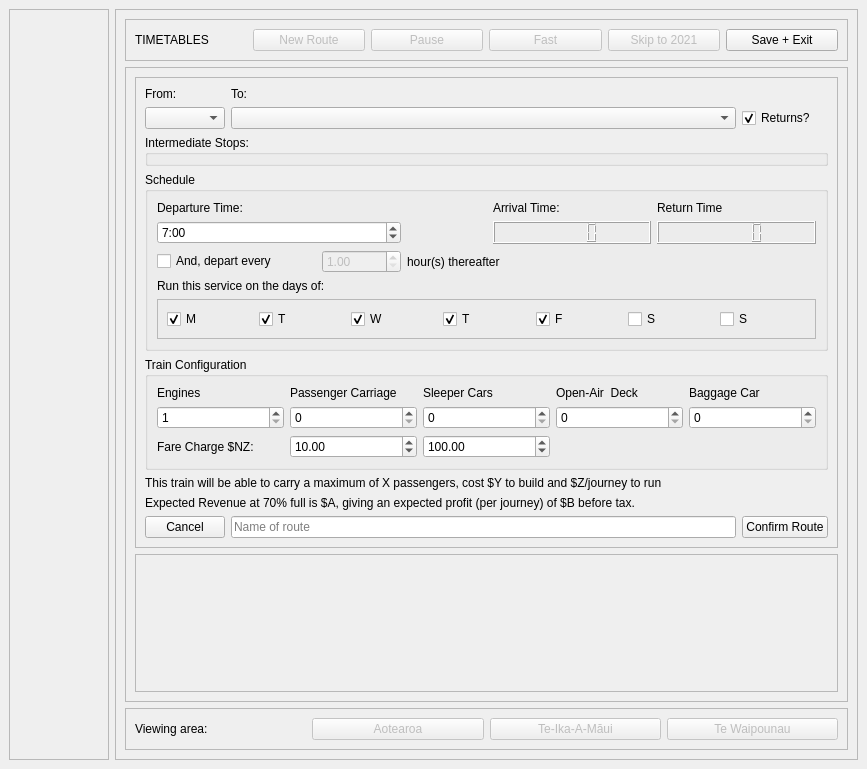
<?xml version="1.0" encoding="UTF-8"?>
<ui version="4.0">
 <class>MainWindow</class>
 <widget class="QMainWindow" name="MainWindow">
  <property name="geometry">
   <rect>
    <x>0</x>
    <y>0</y>
    <width>867</width>
    <height>769</height>
   </rect>
  </property>
  <property name="windowTitle">
   <string>TIMETABLES</string>
  </property>
  <widget class="QWidget" name="centralwidget">
   <property name="layoutDirection">
    <enum>Qt::LeftToRight</enum>
   </property>
   <layout class="QHBoxLayout" name="horizontalLayout">
    <item>
     <widget class="QFrame" name="frm_map">
      <property name="minimumSize">
       <size>
        <width>100</width>
        <height>100</height>
       </size>
      </property>
      <property name="frameShape">
       <enum>QFrame::StyledPanel</enum>
      </property>
      <property name="frameShadow">
       <enum>QFrame::Raised</enum>
      </property>
     </widget>
    </item>
    <item>
     <widget class="QFrame" name="frm_control">
      <property name="frameShape">
       <enum>QFrame::StyledPanel</enum>
      </property>
      <property name="frameShadow">
       <enum>QFrame::Raised</enum>
      </property>
      <layout class="QVBoxLayout" name="verticalLayout">
       <item>
        <widget class="QFrame" name="frame_2">
         <property name="frameShape">
          <enum>QFrame::StyledPanel</enum>
         </property>
         <property name="frameShadow">
          <enum>QFrame::Raised</enum>
         </property>
         <layout class="QHBoxLayout" name="horizontalLayout_2">
          <item>
           <widget class="QLabel" name="label">
            <property name="text">
             <string>TIMETABLES</string>
            </property>
           </widget>
          </item>
          <item>
           <widget class="QPushButton" name="btn_new_route">
            <property name="enabled">
             <bool>false</bool>
            </property>
            <property name="text">
             <string>New Route</string>
            </property>
            <property name="checkable">
             <bool>true</bool>
            </property>
           </widget>
          </item>
          <item>
           <widget class="QPushButton" name="btn_pause">
            <property name="enabled">
             <bool>false</bool>
            </property>
            <property name="text">
             <string>Pause</string>
            </property>
            <property name="checkable">
             <bool>true</bool>
            </property>
            <property name="checked">
             <bool>false</bool>
            </property>
           </widget>
          </item>
          <item>
           <widget class="QPushButton" name="btn_toggle_speed">
            <property name="enabled">
             <bool>false</bool>
            </property>
            <property name="text">
             <string>Fast</string>
            </property>
            <property name="checkable">
             <bool>true</bool>
            </property>
            <property name="checked">
             <bool>false</bool>
            </property>
            <property name="default">
             <bool>false</bool>
            </property>
            <property name="flat">
             <bool>false</bool>
            </property>
           </widget>
          </item>
          <item>
           <widget class="QPushButton" name="btn_skip_year">
            <property name="enabled">
             <bool>false</bool>
            </property>
            <property name="text">
             <string>Skip to 2021</string>
            </property>
           </widget>
          </item>
          <item>
           <widget class="QPushButton" name="btn_exit">
            <property name="text">
             <string>Save + Exit</string>
            </property>
           </widget>
          </item>
         </layout>
        </widget>
       </item>
       <item>
        <widget class="QFrame" name="frame">
         <property name="frameShape">
          <enum>QFrame::StyledPanel</enum>
         </property>
         <property name="frameShadow">
          <enum>QFrame::Raised</enum>
         </property>
         <layout class="QVBoxLayout" name="verticalLayout_2">
          <item>
           <widget class="QFrame" name="frm_new_route">
            <property name="frameShape">
             <enum>QFrame::StyledPanel</enum>
            </property>
            <property name="frameShadow">
             <enum>QFrame::Raised</enum>
            </property>
            <layout class="QGridLayout" name="gridLayout">
             <item row="4" column="0" colspan="3">
              <widget class="QGroupBox" name="groupBox_2">
               <property name="title">
                <string>Train Configuration</string>
               </property>
               <layout class="QGridLayout" name="gridLayout_4">
                <item row="1" column="4">
                 <widget class="QSpinBox" name="sb_baggage"/>
                </item>
                <item row="0" column="1">
                 <widget class="QLabel" name="lbl_passenger_car">
                  <property name="toolTip">
                   <string>&lt;html&gt;&lt;head/&gt;&lt;body&gt;&lt;p&gt;&lt;span style=&quot; font-weight:600;&quot;&gt;Passenger Cars&lt;/span&gt; contain seating for passengers. They can carry up to 50 passengers.&lt;/p&gt;&lt;/body&gt;&lt;/html&gt;</string>
                  </property>
                  <property name="text">
                   <string>Passenger Carriage</string>
                  </property>
                 </widget>
                </item>
                <item row="1" column="2">
                 <widget class="QSpinBox" name="sb_sleeper_car"/>
                </item>
                <item row="2" column="1">
                 <widget class="QDoubleSpinBox" name="dsb_seat_fare">
                  <property name="maximum">
                   <double>999.899999999999977</double>
                  </property>
                  <property name="singleStep">
                   <double>1.000000000000000</double>
                  </property>
                  <property name="value">
                   <double>10.000000000000000</double>
                  </property>
                 </widget>
                </item>
                <item row="1" column="0">
                 <widget class="QSpinBox" name="sb_engines">
                  <property name="minimum">
                   <number>1</number>
                  </property>
                  <property name="maximum">
                   <number>2</number>
                  </property>
                 </widget>
                </item>
                <item row="1" column="3">
                 <widget class="QSpinBox" name="sb_open_air"/>
                </item>
                <item row="1" column="1">
                 <widget class="QSpinBox" name="sb_passenger_car"/>
                </item>
                <item row="0" column="4">
                 <widget class="QLabel" name="lbl_baggage">
                  <property name="toolTip">
                   <string>&lt;html&gt;&lt;head/&gt;&lt;body&gt;&lt;p&gt;&lt;span style=&quot; font-weight:600;&quot;&gt;Baggage cars&lt;/span&gt; carry your passenger's baggage. They are not required but if they are not used, passenger will only be able to take a carry on bag, which some potential passengers may find off-putting.&lt;/p&gt;&lt;/body&gt;&lt;/html&gt;</string>
                  </property>
                  <property name="text">
                   <string>Baggage Car</string>
                  </property>
                 </widget>
                </item>
                <item row="0" column="0">
                 <widget class="QLabel" name="lbl_engine">
                  <property name="toolTip">
                   <string>&lt;html&gt;&lt;head/&gt;&lt;body&gt;&lt;p&gt;&lt;span style=&quot; font-weight:600;&quot;&gt;Engines&lt;/span&gt; do the machinal work of pulling your train. Engines can pull up to &lt;span style=&quot; font-weight:600;&quot;&gt;10 cars&lt;/span&gt; (of any type.) They &lt;span style=&quot; font-weight:600;&quot;&gt;cost $X each up front + $Y/yr of maintaince&lt;/span&gt; and &lt;span style=&quot; font-weight:600;&quot;&gt;cannot carry passengers&lt;/span&gt;. At least 1 engine is require, or your train can't go anywhere.&lt;/p&gt;&lt;/body&gt;&lt;/html&gt;</string>
                  </property>
                  <property name="text">
                   <string>Engines</string>
                  </property>
                 </widget>
                </item>
                <item row="2" column="0">
                 <widget class="QLabel" name="label_15">
                  <property name="toolTip">
                   <string>&lt;html&gt;&lt;head/&gt;&lt;body&gt;&lt;p&gt;What price will you charge for the service? The price you set will be charged to anyone going between the first and last stations. If passengers go to other stations, the price they pay will be scaled based on how many stations they travel past before disembarking.&lt;/p&gt;&lt;/body&gt;&lt;/html&gt;</string>
                  </property>
                  <property name="text">
                   <string>Fare Charge $NZ:</string>
                  </property>
                 </widget>
                </item>
                <item row="0" column="3">
                 <widget class="QLabel" name="lbl_open_air">
                  <property name="toolTip">
                   <string>&lt;html&gt;&lt;head/&gt;&lt;body&gt;&lt;p&gt;&lt;span style=&quot; font-weight:600;&quot;&gt;Open-air viewing decks&lt;/span&gt; are popular attractions on tourist trains. Passengers are able to leave their seat and enjoy the scenary. &lt;span style=&quot; font-weight:600;&quot;&gt;They do not provide any extra capacity&lt;/span&gt; as all passengers must also have a seat (or bed), but will attract tourists to your train, who are generally willing to pay a higher ticket price. &lt;/p&gt;&lt;/body&gt;&lt;/html&gt;</string>
                  </property>
                  <property name="text">
                   <string>Open-Air  Deck</string>
                  </property>
                 </widget>
                </item>
                <item row="2" column="2">
                 <widget class="QDoubleSpinBox" name="dsb_sleeper_fare">
                  <property name="maximum">
                   <double>999.899999999999977</double>
                  </property>
                  <property name="value">
                   <double>100.000000000000000</double>
                  </property>
                 </widget>
                </item>
                <item row="0" column="2">
                 <widget class="QLabel" name="lbl_sleeper">
                  <property name="toolTip">
                   <string>&lt;html&gt;&lt;head/&gt;&lt;body&gt;&lt;p&gt;&lt;span style=&quot; font-weight:600;&quot;&gt;Sleeper Cars&lt;/span&gt; are divided into small rooms with beds for passengers to sleep on. They are especially popular to long-distance over-night trips, were staying in a seat too long would be unconfortable. Each car can carry &lt;span style=&quot; font-weight:600;&quot;&gt;16 sleeping passengers.&lt;/span&gt;&lt;/p&gt;&lt;/body&gt;&lt;/html&gt;</string>
                  </property>
                  <property name="text">
                   <string>Sleeper Cars</string>
                  </property>
                 </widget>
                </item>
               </layout>
              </widget>
             </item>
             <item row="6" column="0" colspan="3">
              <widget class="QLabel" name="lbl_feedback_2">
               <property name="text">
                <string>&lt;html&gt;&lt;head/&gt;&lt;body&gt;&lt;p&gt;Expected Revenue at 70% full is $A, giving an expected profit (per journey) of $B before tax.&lt;/p&gt;&lt;/body&gt;&lt;/html&gt;</string>
               </property>
              </widget>
             </item>
             <item row="7" column="0">
              <widget class="QPushButton" name="btn_cancel">
               <property name="text">
                <string>Cancel</string>
               </property>
              </widget>
             </item>
             <item row="5" column="0" colspan="3">
              <widget class="QLabel" name="lbl_feedback_1">
               <property name="text">
                <string>This train will be able to carry a maximum of X passengers, cost $Y to build and $Z/journey to run</string>
               </property>
              </widget>
             </item>
             <item row="0" column="0">
              <widget class="QLabel" name="label_2">
               <property name="text">
                <string>From:</string>
               </property>
              </widget>
             </item>
             <item row="1" column="0">
              <widget class="QComboBox" name="cmb_from"/>
             </item>
             <item row="0" column="1">
              <widget class="QLabel" name="label_3">
               <property name="text">
                <string>To:</string>
               </property>
              </widget>
             </item>
             <item row="2" column="0" colspan="3">
              <widget class="QGroupBox" name="frm_intermediate_stops">
               <property name="title">
                <string>Intermediate Stops:</string>
               </property>
              </widget>
             </item>
             <item row="1" column="1">
              <widget class="QComboBox" name="cmb_to"/>
             </item>
             <item row="7" column="2">
              <widget class="QPushButton" name="btn_confirm">
               <property name="text">
                <string>Confirm Route</string>
               </property>
              </widget>
             </item>
             <item row="1" column="2">
              <widget class="QCheckBox" name="ckb_return">
               <property name="text">
                <string>Returns?</string>
               </property>
               <property name="checked">
                <bool>true</bool>
               </property>
              </widget>
             </item>
             <item row="3" column="0" colspan="3">
              <widget class="QGroupBox" name="groupBox">
               <property name="title">
                <string>Schedule</string>
               </property>
               <layout class="QGridLayout" name="gridLayout_2">
                <item row="2" column="0" colspan="2">
                 <widget class="QCheckBox" name="ckb_run_every_x_hour">
                  <property name="text">
                   <string>And, depart every</string>
                  </property>
                 </widget>
                </item>
                <item row="0" column="6" colspan="2">
                 <widget class="QLabel" name="lbl_return_time">
                  <property name="enabled">
                   <bool>true</bool>
                  </property>
                  <property name="text">
                   <string>Return Time</string>
                  </property>
                 </widget>
                </item>
                <item row="1" column="0" colspan="3">
                 <widget class="QTimeEdit" name="departure_time_edit">
                  <property name="displayFormat">
                   <string>H:mm</string>
                  </property>
                  <property name="time">
                   <time>
                    <hour>7</hour>
                    <minute>0</minute>
                    <second>0</second>
                   </time>
                  </property>
                 </widget>
                </item>
                <item row="2" column="2">
                 <widget class="QDoubleSpinBox" name="dbl_run_every_x_hour">
                  <property name="enabled">
                   <bool>false</bool>
                  </property>
                  <property name="minimum">
                   <double>1.000000000000000</double>
                  </property>
                  <property name="maximum">
                   <double>12.000000000000000</double>
                  </property>
                 </widget>
                </item>
                <item row="0" column="0" colspan="3">
                 <widget class="QLabel" name="label_11">
                  <property name="text">
                   <string>Departure Time:</string>
                  </property>
                 </widget>
                </item>
                <item row="0" column="4" colspan="2">
                 <widget class="QLabel" name="label_12">
                  <property name="text">
                   <string>Arrival Time:</string>
                  </property>
                 </widget>
                </item>
                <item row="1" column="4" colspan="2">
                 <widget class="QLCDNumber" name="lcd_arrival_time"/>
                </item>
                <item row="1" column="6" colspan="2">
                 <widget class="QLCDNumber" name="lcd_return_time">
                  <property name="enabled">
                   <bool>true</bool>
                  </property>
                 </widget>
                </item>
                <item row="4" column="0" colspan="8">
                 <widget class="QFrame" name="frame_3">
                  <property name="frameShape">
                   <enum>QFrame::StyledPanel</enum>
                  </property>
                  <property name="frameShadow">
                   <enum>QFrame::Raised</enum>
                  </property>
                  <layout class="QGridLayout" name="gridLayout_3">
                   <item row="0" column="0">
                    <widget class="QCheckBox" name="ckb_mon">
                     <property name="text">
                      <string>M</string>
                     </property>
                     <property name="checked">
                      <bool>true</bool>
                     </property>
                    </widget>
                   </item>
                   <item row="0" column="1">
                    <widget class="QCheckBox" name="ckb_tue">
                     <property name="text">
                      <string>T</string>
                     </property>
                     <property name="checked">
                      <bool>true</bool>
                     </property>
                    </widget>
                   </item>
                   <item row="0" column="5">
                    <widget class="QCheckBox" name="ckb_sat">
                     <property name="text">
                      <string>S</string>
                     </property>
                    </widget>
                   </item>
                   <item row="0" column="2">
                    <widget class="QCheckBox" name="ckb_wed">
                     <property name="text">
                      <string>W</string>
                     </property>
                     <property name="checked">
                      <bool>true</bool>
                     </property>
                    </widget>
                   </item>
                   <item row="0" column="3">
                    <widget class="QCheckBox" name="ckb_thu">
                     <property name="text">
                      <string>T</string>
                     </property>
                     <property name="checked">
                      <bool>true</bool>
                     </property>
                    </widget>
                   </item>
                   <item row="0" column="4">
                    <widget class="QCheckBox" name="ckb_fri">
                     <property name="text">
                      <string>F</string>
                     </property>
                     <property name="checked">
                      <bool>true</bool>
                     </property>
                    </widget>
                   </item>
                   <item row="0" column="6">
                    <widget class="QCheckBox" name="ckb_sun">
                     <property name="text">
                      <string>S</string>
                     </property>
                    </widget>
                   </item>
                  </layout>
                 </widget>
                </item>
                <item row="3" column="0" colspan="8">
                 <widget class="QLabel" name="label_4">
                  <property name="text">
                   <string>Run this service on the days of:</string>
                  </property>
                 </widget>
                </item>
                <item row="2" column="3" colspan="5">
                 <widget class="QLabel" name="label_14">
                  <property name="toolTip">
                   <string>&lt;html&gt;&lt;head/&gt;&lt;body&gt;&lt;p&gt;Periodic trains are reset at midnight. If the next running time is later than 00:00, then train only run from the first departure time set for the next morning. &lt;/p&gt;&lt;/body&gt;&lt;/html&gt;</string>
                  </property>
                  <property name="text">
                   <string>hour(s) thereafter</string>
                  </property>
                 </widget>
                </item>
               </layout>
              </widget>
             </item>
             <item row="7" column="1">
              <widget class="QLineEdit" name="txt_service_name">
               <property name="placeholderText">
                <string>Name of route</string>
               </property>
              </widget>
             </item>
            </layout>
           </widget>
          </item>
          <item>
           <widget class="QScrollArea" name="scr_route_select">
            <property name="enabled">
             <bool>true</bool>
            </property>
            <property name="widgetResizable">
             <bool>true</bool>
            </property>
            <widget class="QWidget" name="scrl_routes">
             <property name="geometry">
              <rect>
               <x>0</x>
               <y>0</y>
               <width>701</width>
               <height>79</height>
              </rect>
             </property>
            </widget>
           </widget>
          </item>
         </layout>
        </widget>
       </item>
       <item>
        <widget class="QFrame" name="frame_4">
         <property name="frameShape">
          <enum>QFrame::StyledPanel</enum>
         </property>
         <property name="frameShadow">
          <enum>QFrame::Raised</enum>
         </property>
         <layout class="QGridLayout" name="gridLayout_5">
          <item row="0" column="2">
           <widget class="QPushButton" name="btn_bounding_n">
            <property name="enabled">
             <bool>false</bool>
            </property>
            <property name="text">
             <string>Te-Ika-A-Māui</string>
            </property>
           </widget>
          </item>
          <item row="0" column="1">
           <widget class="QPushButton" name="btn_bounding_nz">
            <property name="enabled">
             <bool>false</bool>
            </property>
            <property name="text">
             <string>Aotearoa</string>
            </property>
           </widget>
          </item>
          <item row="0" column="3">
           <widget class="QPushButton" name="btn_bounding_s">
            <property name="enabled">
             <bool>false</bool>
            </property>
            <property name="text">
             <string>Te Waipounau</string>
            </property>
           </widget>
          </item>
          <item row="0" column="0">
           <widget class="QLabel" name="label_5">
            <property name="text">
             <string>Viewing area:</string>
            </property>
           </widget>
          </item>
         </layout>
        </widget>
       </item>
      </layout>
     </widget>
    </item>
   </layout>
  </widget>
 </widget>
 <resources/>
 <connections>
  <connection>
   <sender>ckb_return</sender>
   <signal>toggled(bool)</signal>
   <receiver>lbl_return_time</receiver>
   <slot>setEnabled(bool)</slot>
   <hints>
    <hint type="sourcelabel">
     <x>770</x>
     <y>125</y>
    </hint>
    <hint type="destinationlabel">
     <x>770</x>
     <y>227</y>
    </hint>
   </hints>
  </connection>
  <connection>
   <sender>ckb_return</sender>
   <signal>toggled(bool)</signal>
   <receiver>lcd_return_time</receiver>
   <slot>setEnabled(bool)</slot>
   <hints>
    <hint type="sourcelabel">
     <x>770</x>
     <y>125</y>
    </hint>
    <hint type="destinationlabel">
     <x>770</x>
     <y>254</y>
    </hint>
   </hints>
  </connection>
  <connection>
   <sender>ckb_run_every_x_hour</sender>
   <signal>toggled(bool)</signal>
   <receiver>dbl_run_every_x_hour</receiver>
   <slot>setEnabled(bool)</slot>
   <hints>
    <hint type="sourcelabel">
     <x>475</x>
     <y>317</y>
    </hint>
    <hint type="destinationlabel">
     <x>584</x>
     <y>317</y>
    </hint>
   </hints>
  </connection>
 </connections>
</ui>
